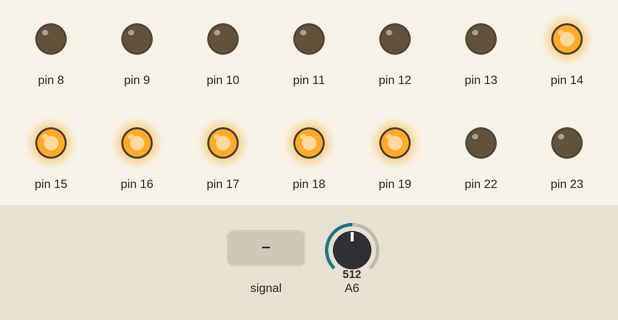
Bench run of a sketch on a simulated Arduino Uno, built with avr-gcc and run on an emulated ATmega328P. Parts: output pins drawn as LEDs (lit = HIGH). The inputs (shaded band) are chosen by the test bench; at power-on: A6 = 512. What the sketch prints to the serial monitor is not drawn.

Above: at 0.8 s.
0.9 s: A6 fed a 2 Hz sine of ±306 counts around its level
At 1.38 s:
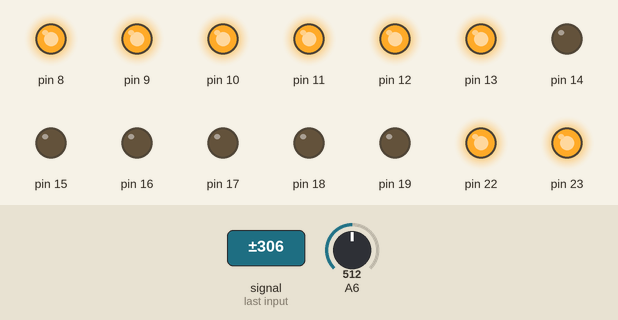
3.9 s: A6 set to 900
5.4 s: A6 set to 309
6.9 s: A6 set to 282
At 7.7 s:
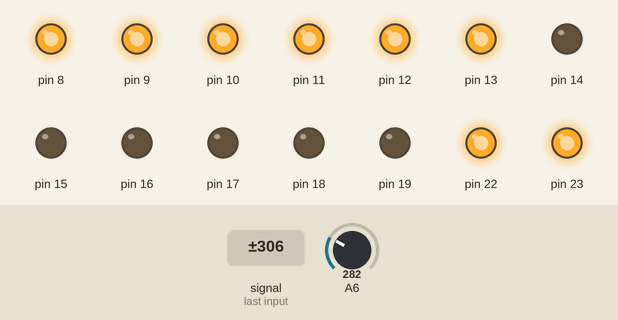
8.4 s: A6 set to 362
9.9 s: A6 set to 388
At 11.2 s:
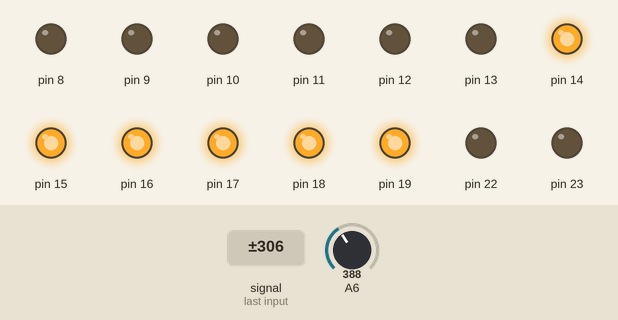
Timing chart, 0 to 12.4 s (numbered marks = the images above; inputs shaded):
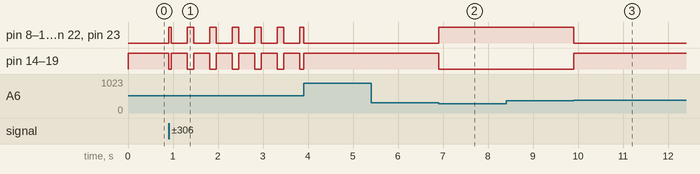

The sketch:

22.3.ino
```cpp
#include <avr/io.h>
#include <util/delay.h>
#define checkbit(x,y) ((x) & (y))
#define bitn(p) (0x01 << (p))

int main (void)
{
  int yval;
  Serial.begin(2000000);
  DDRB = 0xFF;
  DDRC = 0xFF;

  while(1)
  {
    ADMUX = 0x46;
    ADCSRA = 0xC7;
    while(checkbit(ADCSRA,bitn(ADSC)));
    yval = ADCW;
    Serial.println(yval);

    if (yval > 370)
    {
      PORTC = 0xFF;
      PORTB = 0x00;
    }

    if (yval < 300)
    {
      PORTC = 0x00;
      PORTB = 0xFF;
    }


  }

}
```

Measured:
- the behaviour switches between 370 and 371 on A6 (found by bisection; images 2 and 3)
- after the input at 0.9 s, pin 8–13, pin 22, pin 23: LOW → HIGH at once, then repeats every 0.50 s: LOW 0.35 s, HIGH 0.15 s; pin 14–19: HIGH → LOW at once, then repeats every 0.50 s: HIGH 0.35 s, LOW 0.15 s
- after the input at 6.9 s, pin 8–13, pin 22, pin 23: LOW → HIGH at once; pin 14–19: HIGH → LOW at once
- after the input at 9.9 s, pin 8–13, pin 22, pin 23: HIGH → LOW at once; pin 14–19: LOW → HIGH at once
